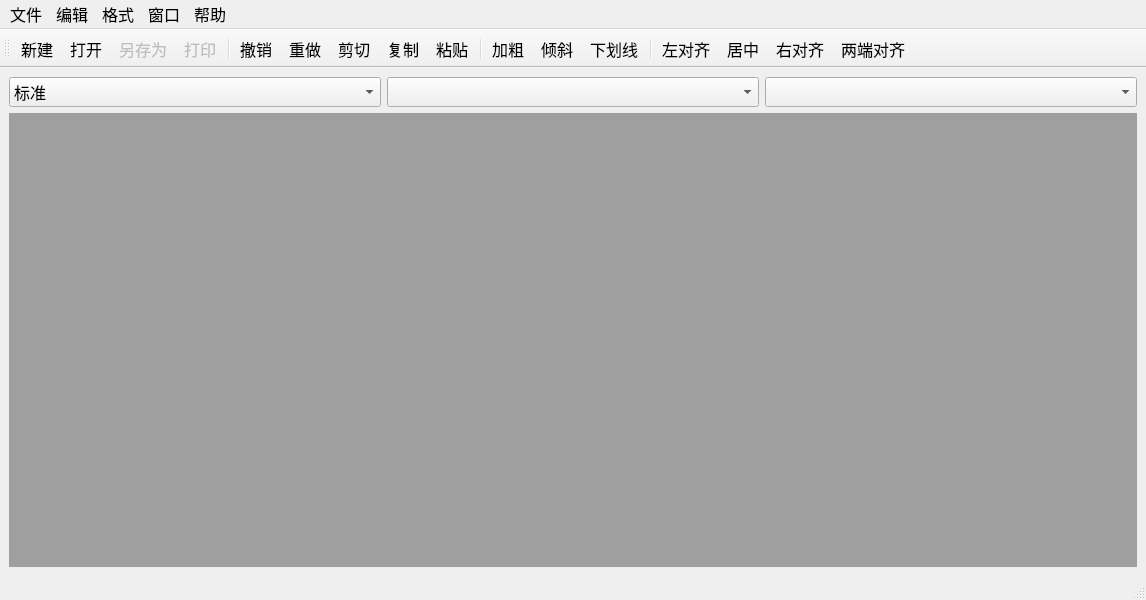
<?xml version="1.0" encoding="UTF-8"?>
<ui version="4.0">
 <class>MainWindow</class>
 <widget class="QMainWindow" name="MainWindow">
  <property name="geometry">
   <rect>
    <x>0</x>
    <y>0</y>
    <width>1146</width>
    <height>600</height>
   </rect>
  </property>
  <property name="font">
   <font>
    <family>Times New Roman</family>
    <pointsize>12</pointsize>
   </font>
  </property>
  <property name="windowTitle">
   <string>MainWindow</string>
  </property>
  <widget class="QWidget" name="centralwidget">
   <layout class="QGridLayout" name="gridLayout">
    <item row="0" column="0">
     <layout class="QHBoxLayout" name="horizontalLayout">
      <item>
       <widget class="QComboBox" name="bulletComboBox">
        <property name="minimumSize">
         <size>
          <width>150</width>
          <height>30</height>
         </size>
        </property>
        <item>
         <property name="text">
          <string>标准</string>
         </property>
        </item>
        <item>
         <property name="text">
          <string>项目符号(●)</string>
         </property>
        </item>
        <item>
         <property name="text">
          <string>项目符号(○)</string>
         </property>
        </item>
        <item>
         <property name="text">
          <string>项目符号(■)</string>
         </property>
        </item>
        <item>
         <property name="text">
          <string>编号(1,2,3)</string>
         </property>
        </item>
        <item>
         <property name="text">
          <string>编号(a,b,c)</string>
         </property>
        </item>
        <item>
         <property name="text">
          <string>编号(A,B,C)</string>
         </property>
        </item>
        <item>
         <property name="text">
          <string>编号(i,ii,iii)</string>
         </property>
        </item>
        <item>
         <property name="text">
          <string>编号(I,II,III)</string>
         </property>
        </item>
       </widget>
      </item>
      <item>
       <widget class="QComboBox" name="fontComboBox">
        <property name="minimumSize">
         <size>
          <width>150</width>
          <height>30</height>
         </size>
        </property>
       </widget>
      </item>
      <item>
       <widget class="QComboBox" name="sizeComboBox">
        <property name="minimumSize">
         <size>
          <width>150</width>
          <height>30</height>
         </size>
        </property>
       </widget>
      </item>
     </layout>
    </item>
    <item row="1" column="0">
     <widget class="QMdiArea" name="mdiArea">
      <property name="verticalScrollBarPolicy">
       <enum>Qt::ScrollBarAsNeeded</enum>
      </property>
      <property name="horizontalScrollBarPolicy">
       <enum>Qt::ScrollBarAsNeeded</enum>
      </property>
     </widget>
    </item>
   </layout>
  </widget>
  <widget class="QMenuBar" name="menubar">
   <property name="geometry">
    <rect>
     <x>0</x>
     <y>0</y>
     <width>1146</width>
     <height>25</height>
    </rect>
   </property>
   <widget class="QMenu" name="menuFile">
    <property name="title">
     <string>文件</string>
    </property>
    <addaction name="actNew"/>
    <addaction name="actOpen"/>
    <addaction name="separator"/>
    <addaction name="separator"/>
    <addaction name="actSave"/>
    <addaction name="actSaveAs"/>
    <addaction name="separator"/>
    <addaction name="actPrint"/>
    <addaction name="actPrintPreview"/>
    <addaction name="separator"/>
    <addaction name="actexit"/>
   </widget>
   <widget class="QMenu" name="menuEdit">
    <property name="title">
     <string>编辑</string>
    </property>
    <addaction name="actUndo"/>
    <addaction name="actRedo"/>
    <addaction name="separator"/>
    <addaction name="separator"/>
    <addaction name="separator"/>
    <addaction name="actCut"/>
    <addaction name="actCopy"/>
    <addaction name="actPaste"/>
   </widget>
   <widget class="QMenu" name="menuFormat">
    <property name="title">
     <string>格式</string>
    </property>
    <widget class="QMenu" name="menuZiti">
     <property name="title">
      <string>字体</string>
     </property>
     <addaction name="actBold"/>
     <addaction name="actItalic"/>
     <addaction name="actUnderline"/>
    </widget>
    <widget class="QMenu" name="menuAlign">
     <property name="title">
      <string>段落</string>
     </property>
     <addaction name="actLeft"/>
     <addaction name="actCenter"/>
     <addaction name="actRight"/>
     <addaction name="actJusitify"/>
    </widget>
    <addaction name="menuZiti"/>
    <addaction name="menuAlign"/>
    <addaction name="actColor"/>
   </widget>
   <widget class="QMenu" name="menuWindow">
    <property name="title">
     <string>窗口</string>
    </property>
    <addaction name="actClose"/>
    <addaction name="actCloseAll"/>
    <addaction name="separator"/>
    <addaction name="actTile"/>
    <addaction name="actCascade"/>
    <addaction name="separator"/>
    <addaction name="separator"/>
    <addaction name="actNext"/>
    <addaction name="actPrevious"/>
   </widget>
   <widget class="QMenu" name="menuAbout">
    <property name="title">
     <string>帮助</string>
    </property>
    <addaction name="action"/>
    <addaction name="action_Qt"/>
   </widget>
   <addaction name="menuFile"/>
   <addaction name="menuEdit"/>
   <addaction name="menuFormat"/>
   <addaction name="menuWindow"/>
   <addaction name="menuAbout"/>
  </widget>
  <widget class="QStatusBar" name="statusbar"/>
  <widget class="QToolBar" name="toolBar">
   <property name="windowTitle">
    <string>toolBar</string>
   </property>
   <attribute name="toolBarArea">
    <enum>TopToolBarArea</enum>
   </attribute>
   <attribute name="toolBarBreak">
    <bool>false</bool>
   </attribute>
   <addaction name="actNew"/>
   <addaction name="actOpen"/>
   <addaction name="actSaveAs"/>
   <addaction name="actPrint"/>
   <addaction name="separator"/>
   <addaction name="actUndo"/>
   <addaction name="actRedo"/>
   <addaction name="actCut"/>
   <addaction name="actCopy"/>
   <addaction name="actPaste"/>
   <addaction name="separator"/>
   <addaction name="actBold"/>
   <addaction name="actItalic"/>
   <addaction name="actUnderline"/>
   <addaction name="separator"/>
   <addaction name="actLeft"/>
   <addaction name="actCenter"/>
   <addaction name="actRight"/>
   <addaction name="actJusitify"/>
  </widget>
  <action name="actNew">
   <property name="text">
    <string>新建</string>
   </property>
   <property name="statusTip">
    <string>新建1个文档</string>
   </property>
  </action>
  <action name="actOpen">
   <property name="text">
    <string>打开</string>
   </property>
  </action>
  <action name="actSave">
   <property name="enabled">
    <bool>false</bool>
   </property>
   <property name="text">
    <string>保存</string>
   </property>
  </action>
  <action name="actSaveAs">
   <property name="enabled">
    <bool>false</bool>
   </property>
   <property name="text">
    <string>另存为</string>
   </property>
  </action>
  <action name="actPrint">
   <property name="enabled">
    <bool>false</bool>
   </property>
   <property name="text">
    <string>打印</string>
   </property>
  </action>
  <action name="actPrintPreview">
   <property name="enabled">
    <bool>false</bool>
   </property>
   <property name="text">
    <string>打印预览</string>
   </property>
  </action>
  <action name="actexit">
   <property name="text">
    <string>退出</string>
   </property>
  </action>
  <action name="actUndo">
   <property name="text">
    <string>撤销</string>
   </property>
  </action>
  <action name="actRedo">
   <property name="text">
    <string>重做</string>
   </property>
  </action>
  <action name="actCut">
   <property name="text">
    <string>剪切</string>
   </property>
  </action>
  <action name="actCopy">
   <property name="text">
    <string>复制</string>
   </property>
  </action>
  <action name="actPaste">
   <property name="text">
    <string>粘贴</string>
   </property>
  </action>
  <action name="actBold">
   <property name="text">
    <string>加粗</string>
   </property>
  </action>
  <action name="actItalic">
   <property name="text">
    <string>倾斜</string>
   </property>
  </action>
  <action name="actUnderline">
   <property name="text">
    <string>下划线</string>
   </property>
  </action>
  <action name="actLeft">
   <property name="text">
    <string>左对齐</string>
   </property>
  </action>
  <action name="actCenter">
   <property name="text">
    <string>居中</string>
   </property>
  </action>
  <action name="actRight">
   <property name="text">
    <string>右对齐</string>
   </property>
  </action>
  <action name="actJusitify">
   <property name="text">
    <string>两端对齐</string>
   </property>
  </action>
  <action name="actColor">
   <property name="text">
    <string>颜色</string>
   </property>
  </action>
  <action name="actClose">
   <property name="text">
    <string>关闭</string>
   </property>
  </action>
  <action name="actCloseAll">
   <property name="text">
    <string>关闭所有</string>
   </property>
  </action>
  <action name="actTile">
   <property name="text">
    <string>平铺</string>
   </property>
  </action>
  <action name="actCascade">
   <property name="text">
    <string>层叠</string>
   </property>
  </action>
  <action name="actNext">
   <property name="text">
    <string>下一个</string>
   </property>
  </action>
  <action name="actPrevious">
   <property name="text">
    <string>前一个</string>
   </property>
  </action>
  <action name="action">
   <property name="text">
    <string>关于</string>
   </property>
  </action>
  <action name="action_Qt">
   <property name="text">
    <string>关于Qt</string>
   </property>
  </action>
 </widget>
 <resources/>
 <connections>
  <connection>
   <sender>actexit</sender>
   <signal>triggered()</signal>
   <receiver>MainWindow</receiver>
   <slot>close()</slot>
   <hints>
    <hint type="sourcelabel">
     <x>-1</x>
     <y>-1</y>
    </hint>
    <hint type="destinationlabel">
     <x>399</x>
     <y>299</y>
    </hint>
   </hints>
  </connection>
 </connections>
</ui>
